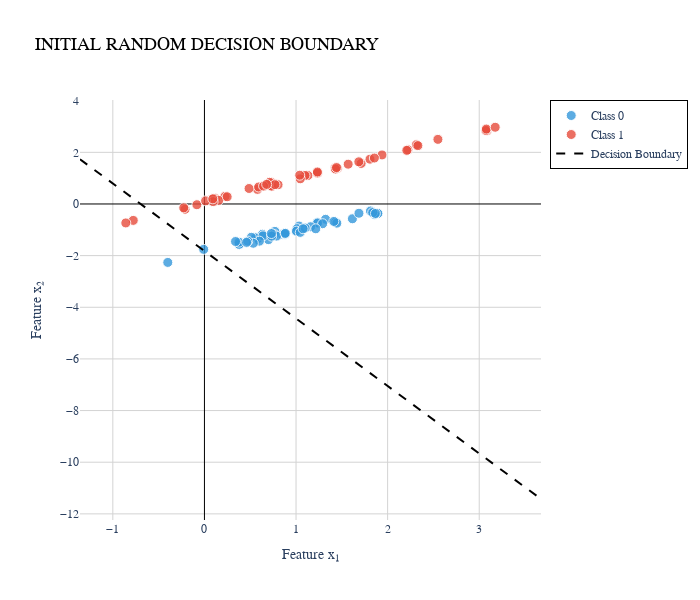

Here is the notebook cell this chart was saved with:
### Code cell
# Visualize initial decision boundary
plot_2d_classification(
    X_linear, y_linear,
    weights=weights_manual,
    bias=bias_manual,
    title="Initial Random Decision Boundary".upper(),
    show_boundary=True
)
